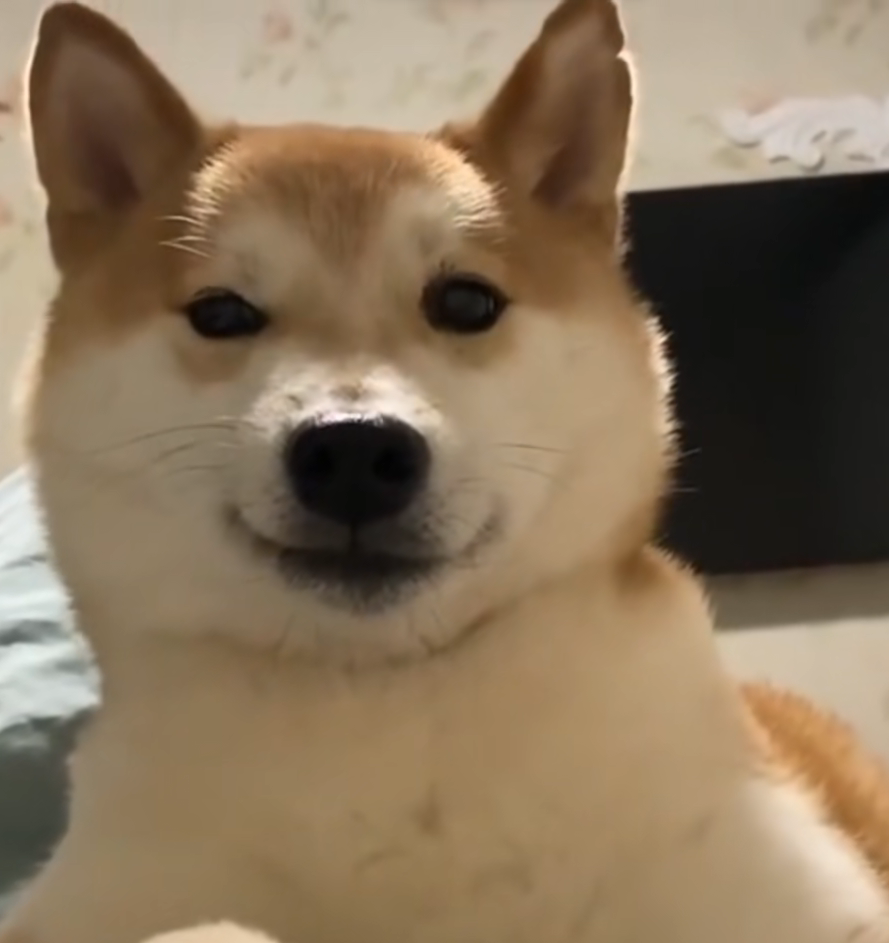
#> input picture 14PIL/example.png, 889 x 943 px
$ python '04旋转图像.py'
#> lines starting #> are read from the running program, lines starting #| are printed output that depends on the picture
"""
@File    :04旋转图像.py
@Editor  : 百年
@Date    :2025/6/9 22:50
"""
from PIL import Image
img = Image.open('../example.png')
#> img is the input picture: PIL image 889x943 RGBA; mean R, G, B, A 136, 116, 91, 255

rotated_img = img.rotate(45,expand=True) #旋转45度,expand=True保留整个图像
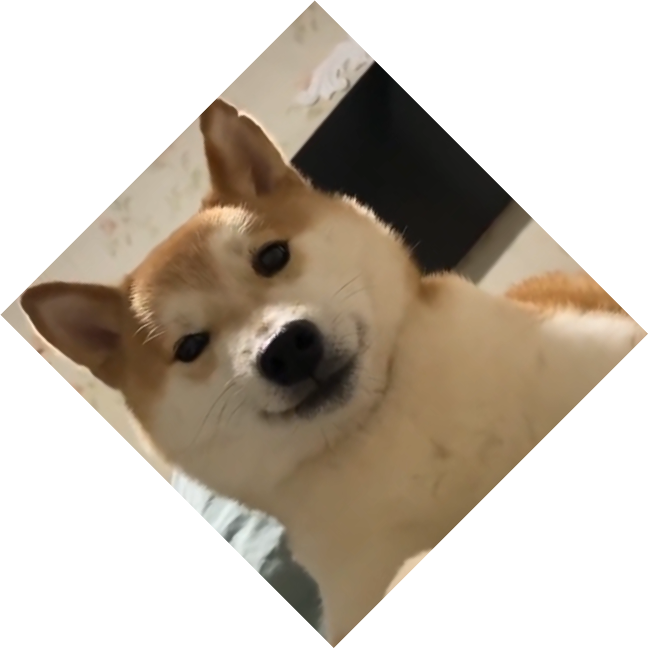
#> rotated_img: PIL image 1297x1297 RGBA (shown at 1/2 size); mean R, G, B, A 67.7, 57.8, 45.3, 127; transparent parts drawn white
rotated_img.save('./output/rotated.png')

'''
rotate() 方法用于旋转图像，第一个参数是旋转角度（逆时针，以度为单位）
expand=True 参数会扩展输出图像的尺寸，以容纳整个旋转后的图像
如果不设置 expand=True，旋转后的图像会被裁剪以适应原始尺寸
默认情况下，旋转中心是图像的中心点'''
